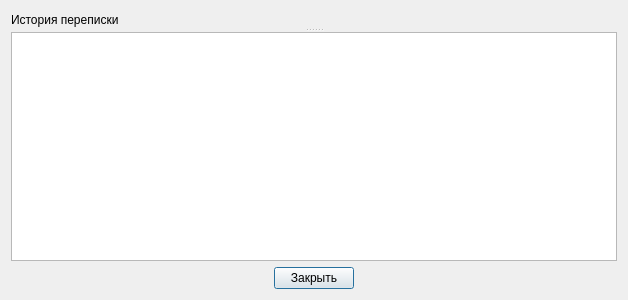
<?xml version="1.0" encoding="UTF-8"?>
<ui version="4.0">
 <class>History</class>
 <widget class="QDialog" name="History">
  <property name="geometry">
   <rect>
    <x>0</x>
    <y>0</y>
    <width>628</width>
    <height>300</height>
   </rect>
  </property>
  <property name="windowTitle">
   <string>Статистика клиентов</string>
  </property>
  <property name="windowIcon">
   <iconset>
    <normaloff>:/app/icons/history-clock-button_16.png</normaloff>:/app/icons/history-clock-button_16.png</iconset>
  </property>
  <layout class="QGridLayout" name="gridLayout">
   <item row="0" column="0">
    <widget class="QSplitter" name="splitter">
     <property name="orientation">
      <enum>Qt::Vertical</enum>
     </property>
     <widget class="QLabel" name="lblHistory">
      <property name="text">
       <string>История переписки</string>
      </property>
     </widget>
     <widget class="QTableView" name="tbMessages"/>
    </widget>
   </item>
   <item row="1" column="0">
    <layout class="QHBoxLayout" name="horizontalLayout" stretch="1,0,1">
     <item>
      <widget class="QWidget" name="widget" native="true"/>
     </item>
     <item>
      <widget class="QPushButton" name="btnClose">
       <property name="text">
        <string>Закрыть</string>
       </property>
      </widget>
     </item>
     <item>
      <widget class="QWidget" name="widget_2" native="true"/>
     </item>
    </layout>
   </item>
  </layout>
 </widget>
 <resources>
  <include location="res_icons.qrc"/>
 </resources>
 <connections>
  <connection>
   <sender>btnClose</sender>
   <signal>released()</signal>
   <receiver>History</receiver>
   <slot>close()</slot>
   <hints>
    <hint type="sourcelabel">
     <x>348</x>
     <y>276</y>
    </hint>
    <hint type="destinationlabel">
     <x>199</x>
     <y>149</y>
    </hint>
   </hints>
  </connection>
 </connections>
</ui>
